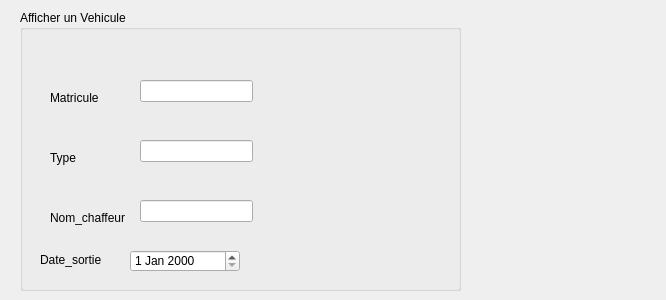
<?xml version="1.0" encoding="UTF-8"?>
<ui version="4.0">
 <class>affichage</class>
 <widget class="QDialog" name="affichage">
  <property name="geometry">
   <rect>
    <x>0</x>
    <y>0</y>
    <width>666</width>
    <height>300</height>
   </rect>
  </property>
  <property name="windowTitle">
   <string>Afficher un Vehicule</string>
  </property>
  <widget class="QGroupBox" name="groupBox">
   <property name="geometry">
    <rect>
     <x>20</x>
     <y>10</y>
     <width>441</width>
     <height>281</height>
    </rect>
   </property>
   <property name="title">
    <string>Afficher un Vehicule</string>
   </property>
   <widget class="QLabel" name="label">
    <property name="geometry">
     <rect>
      <x>30</x>
      <y>80</y>
      <width>55</width>
      <height>16</height>
     </rect>
    </property>
    <property name="text">
     <string>Matricule</string>
    </property>
   </widget>
   <widget class="QLabel" name="label_2">
    <property name="geometry">
     <rect>
      <x>30</x>
      <y>140</y>
      <width>55</width>
      <height>16</height>
     </rect>
    </property>
    <property name="text">
     <string>Type</string>
    </property>
   </widget>
   <widget class="QLabel" name="label_3">
    <property name="geometry">
     <rect>
      <x>30</x>
      <y>200</y>
      <width>81</width>
      <height>16</height>
     </rect>
    </property>
    <property name="text">
     <string>Nom_chaffeur</string>
    </property>
   </widget>
   <widget class="QLineEdit" name="lineEdit">
    <property name="geometry">
     <rect>
      <x>120</x>
      <y>70</y>
      <width>113</width>
      <height>22</height>
     </rect>
    </property>
   </widget>
   <widget class="QLineEdit" name="lineEdit_2">
    <property name="geometry">
     <rect>
      <x>120</x>
      <y>130</y>
      <width>113</width>
      <height>22</height>
     </rect>
    </property>
   </widget>
   <widget class="QLineEdit" name="lineEdit_3">
    <property name="geometry">
     <rect>
      <x>120</x>
      <y>190</y>
      <width>113</width>
      <height>22</height>
     </rect>
    </property>
   </widget>
   <widget class="QLabel" name="label_4">
    <property name="geometry">
     <rect>
      <x>20</x>
      <y>240</y>
      <width>71</width>
      <height>20</height>
     </rect>
    </property>
    <property name="text">
     <string>Date_sortie</string>
    </property>
   </widget>
   <widget class="QDateEdit" name="dateEdit">
    <property name="geometry">
     <rect>
      <x>110</x>
      <y>240</y>
      <width>110</width>
      <height>22</height>
     </rect>
    </property>
   </widget>
  </widget>
 </widget>
 <resources/>
 <connections/>
</ui>
